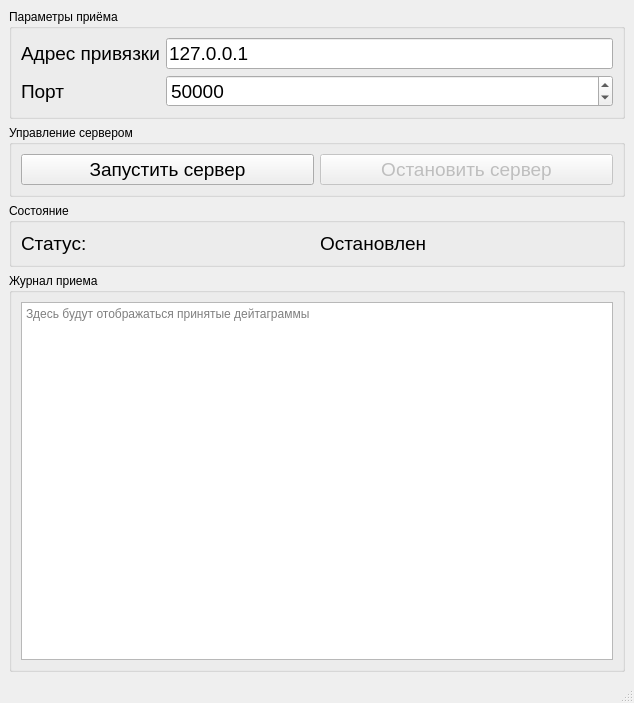
<?xml version="1.0" encoding="UTF-8"?>
<ui version="4.0">
 <class>MainWindow</class>
 <widget class="QMainWindow" name="MainWindow">
  <property name="geometry">
   <rect>
    <x>0</x>
    <y>0</y>
    <width>634</width>
    <height>703</height>
   </rect>
  </property>
  <property name="acceptDrops">
   <bool>false</bool>
  </property>
  <property name="windowTitle">
   <string>Server udp</string>
  </property>
  <widget class="QWidget" name="centralwidget">
   <layout class="QVBoxLayout" name="verticalLayout_2">
    <item>
     <widget class="QGroupBox" name="bindGroupBox">
      <property name="title">
       <string>Параметры приёма</string>
      </property>
      <layout class="QGridLayout" name="gridLayout">
       <item row="0" column="0">
        <widget class="QLabel" name="label">
         <property name="font">
          <font>
           <pointsize>14</pointsize>
          </font>
         </property>
         <property name="text">
          <string>Адрес привязки</string>
         </property>
        </widget>
       </item>
       <item row="0" column="1">
        <widget class="QLineEdit" name="addressLineEdit">
         <property name="font">
          <font>
           <pointsize>14</pointsize>
          </font>
         </property>
         <property name="text">
          <string>127.0.0.1</string>
         </property>
        </widget>
       </item>
       <item row="1" column="0">
        <widget class="QLabel" name="label_2">
         <property name="font">
          <font>
           <pointsize>14</pointsize>
          </font>
         </property>
         <property name="text">
          <string>Порт</string>
         </property>
        </widget>
       </item>
       <item row="1" column="1">
        <widget class="QSpinBox" name="portSpinBox">
         <property name="font">
          <font>
           <pointsize>14</pointsize>
          </font>
         </property>
         <property name="minimum">
          <number>1</number>
         </property>
         <property name="maximum">
          <number>65535</number>
         </property>
         <property name="value">
          <number>50000</number>
         </property>
        </widget>
       </item>
      </layout>
     </widget>
    </item>
    <item>
     <widget class="QGroupBox" name="controlGroupBox">
      <property name="title">
       <string>Управление сервером</string>
      </property>
      <layout class="QHBoxLayout" name="horizontalLayout">
       <item>
        <widget class="QPushButton" name="startServerButton">
         <property name="font">
          <font>
           <pointsize>14</pointsize>
          </font>
         </property>
         <property name="text">
          <string>Запустить сервер</string>
         </property>
        </widget>
       </item>
       <item>
        <widget class="QPushButton" name="stopServerButton">
         <property name="enabled">
          <bool>false</bool>
         </property>
         <property name="font">
          <font>
           <pointsize>14</pointsize>
          </font>
         </property>
         <property name="text">
          <string>Остановить сервер</string>
         </property>
        </widget>
       </item>
      </layout>
     </widget>
    </item>
    <item>
     <widget class="QGroupBox" name="statusGroupBox">
      <property name="title">
       <string>Состояние</string>
      </property>
      <layout class="QHBoxLayout" name="horizontalLayout_2">
       <item>
        <widget class="QLabel" name="label_3">
         <property name="font">
          <font>
           <pointsize>14</pointsize>
          </font>
         </property>
         <property name="text">
          <string>Статус:</string>
         </property>
        </widget>
       </item>
       <item>
        <widget class="QLabel" name="statusValueLabel">
         <property name="font">
          <font>
           <pointsize>14</pointsize>
          </font>
         </property>
         <property name="text">
          <string>Остановлен</string>
         </property>
        </widget>
       </item>
      </layout>
     </widget>
    </item>
    <item>
     <widget class="QGroupBox" name="logGroupBox">
      <property name="title">
       <string>Журнал приема</string>
      </property>
      <layout class="QVBoxLayout" name="verticalLayout">
       <item>
        <widget class="QTextEdit" name="logTextEdit">
         <property name="readOnly">
          <bool>true</bool>
         </property>
         <property name="placeholderText">
          <string>Здесь будут отображаться принятые дейтаграммы</string>
         </property>
        </widget>
       </item>
      </layout>
     </widget>
    </item>
   </layout>
  </widget>
  <widget class="QMenuBar" name="menubar">
   <property name="geometry">
    <rect>
     <x>0</x>
     <y>0</y>
     <width>634</width>
     <height>25</height>
    </rect>
   </property>
  </widget>
  <widget class="QStatusBar" name="statusbar"/>
 </widget>
 <resources/>
 <connections/>
</ui>
